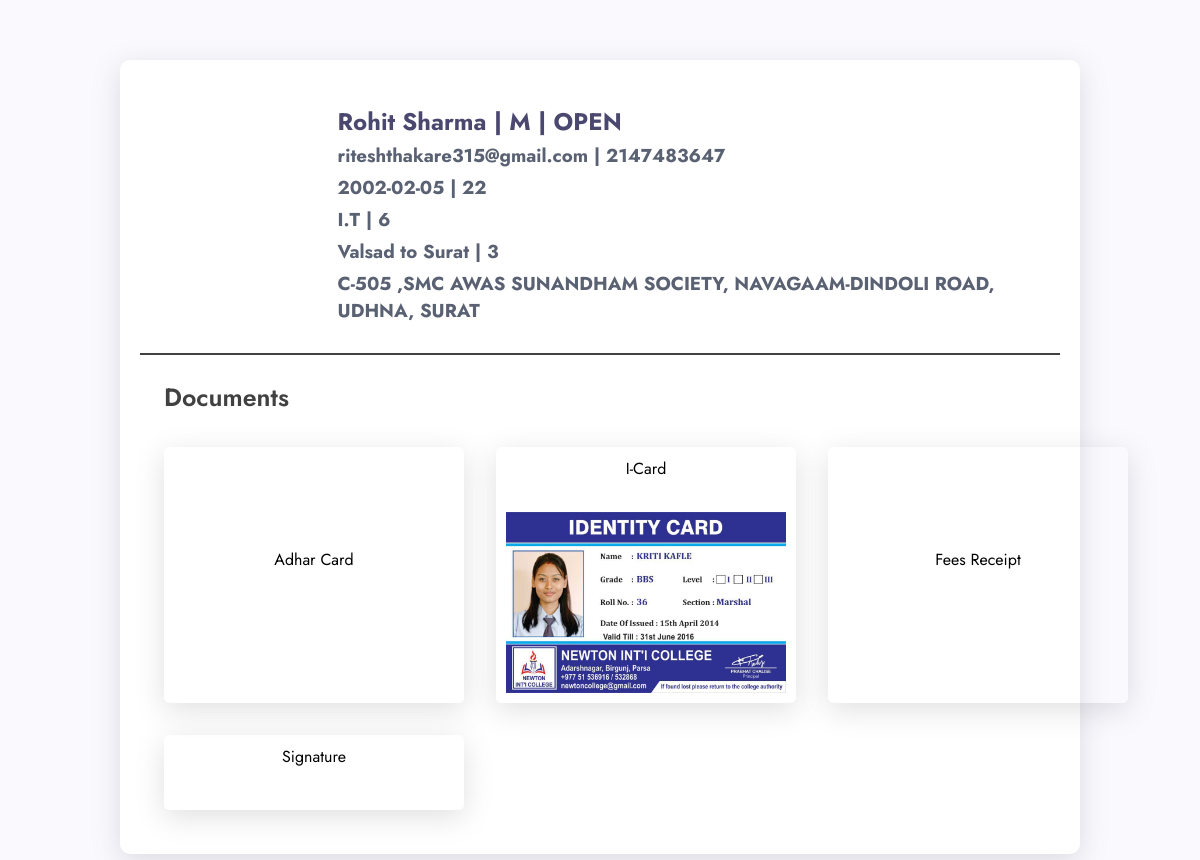
/admin/sir_admins/user_form_view.php?viewform=23, run on the app's committed database.
### tables this page shows
CREATE TABLE `complets_train_forms` (
  `complete_train_form_id` int(11) NOT NULL,
  `train_form_id` int(11) NOT NULL,
  `bus_form_id` int(11) NOT NULL,
  `full_name` varchar(250) NOT NULL,
  `phone` int(11) NOT NULL,
  `email` varchar(250) NOT NULL,
  `dob` date NOT NULL,
  `age` int(11) NOT NULL,
  `cast` varchar(250) NOT NULL,
  `address` text NOT NULL,
  `sem` varchar(200) NOT NULL,
  `department` varchar(250) NOT NULL,
  `gender` varchar(250) NOT NULL,
  `departure` varchar(250) NOT NULL,
  `destination` varchar(250) NOT NULL,
  `months` int(11) NOT NULL,
  `profile_pic` text NOT NULL,
  `adhar_card` text NOT NULL,
  `fees_receipt` text NOT NULL,
  `i_card` text NOT NULL,
  `ration_card` text NOT NULL,
  `signature` text NOT NULL,
  `form_date` timestamp NOT NULL DEFAULT current_timestamp() ON UPDATE current_timestamp(),
  `status` varchar(250) NOT NULL
);

### admin/sir_admins/user_form_view.php (the view, shortened to what this page needs)
<?php
include("db.php");
if (isset($_REQUEST['viewform'])) {
    $id = $_REQUEST['viewform'];
    $sql = "select * from complets_train_forms where complete_train_form_id = '$id'";
    $res = mysqli_query($db, $sql);
    $row = mysqli_fetch_array($res);
}
?>
<!DOCTYPE html>
<html lang="en">
<head>
    <link rel="stylesheet" href="user_form.css">
</head>
<body>
    <div class="form_view">
        <div class="top">
            <div class="profile_pic">
            </div>
            <div class="user_dtl">
                <h2><?php echo $row['full_name']; ?> | <?php echo $row['gender']; ?> | <?php echo $row['cast']; ?></h2>
                <h3><?php echo $row['email']; ?> | <?php echo $row['phone']; ?></h3>
                <h3><?php echo $row['dob']; ?> | <?php echo $row['age']; ?></h3>
                <h3><?php echo $row['department']; ?> | <?php echo $row['sem']; ?></h3>
                <h3><?php echo $row['departure']; ?> to <?php echo $row['destination']; ?> | <?php echo $row['months']; ?>
                </h3>
                <h3><?php echo $row['address']; ?></h3>
            </div>
        </div>
        <div class="bottom">
            <h3>Documents</h3>
            <div class="docs">
                <div class="docs_frame">
                    <div class="doc_title">Adhar Card</div>
                </div>
                <div class="docs_frame">
                    <div class="doc_title">I-Card</div>
                    <img src="images/<?php echo $row['i_card']; ?>" alt="">
                </div>
                <div class="docs_frame">
                    <div class="doc_title">Fees Receipt</div>
                </div>
                <div class="docs_frame">
                    <div class="doc_title">Signature</div>
            </div>
        </div>
    </div>
    </div>
</body>
</html>

### admin/user_form.css (style rules this page uses)
* { margin: 0; padding: 0; box-sizing: border-box; text-decoration: none; font-family: 'Jost', sans-serif; scroll-behavior: smooth; }
:root { --text-color: #414141; --white-color: #ffffff; --hover-text-color: #6b7284; --body-color: #F9F9FE; --epcl-main-color: #FF4C60; --epcl-secondary-color: #65EBE7; --epcl-titles-color: #454360; --epcl-black-color: #4B4870; --epcl-text-color: #596172; --epcl-border-color: #EEEEEE; --epcl-input-bg-color: #F9F9FE; --box-shadow: rgba(100, 100, 111, 0.2) 0px 7px 29px 0px; --header-shadow: rgba(50, 50, 93, 0.25) 0px 50px 100px -20px, rgba(0, 0, 0, 0.3) 0px 30px 60px -30px; }
body, html { width: 100%; height: 100%; }
body { background-color: var(--body-color); overflow-x: hidden; overflow-y: auto; flex-direction: column; }
a, ul li, li, .logo, h3, h2 .title, title, button, input { cursor: pointer; }
.form_view { width: 80%; height: auto; padding: 20px; border-radius: 10px; background: var(--white-color); box-shadow: var(--box-shadow); margin-top: 5%; margin-left: 10%; }
.form_view .top { width: 100%; position: relative; padding: 1.5rem; display: flex; align-items: center; justify-content: space-between; }
.form_view .top .profile_pic { width: 200px; }
.form_view .top .user_dtl h3 { color: var(--epcl-text-color); margin-bottom: 5px; }
.form_view .top .user_dtl h2 { color: var(--epcl-black-color); margin-bottom: 3px; }
.form_view .bottom { width: 100%; position: relative; padding: 1.5rem; height: auto; display: flex; flex-direction: column; gap: 1rem; border-top: 2px solid var(--text-color); }
.form_view .bottom h3 { font-size: 25px; font-weight: 600; color: var(--text-color); }
.form_view .bottom .docs { width: 100%; display: grid; grid-template-columns: auto auto auto; grid-template-rows: auto auto; gap: 2rem; margin-top: 1rem; }
.form_view .bottom .docs .docs_frame { width: 300px; box-shadow: var(--box-shadow); padding: 10px; border-radius: 5px; display: flex; flex-direction: column; gap: 2rem; justify-content: center; position: relative; align-items: start; }
.form_view .bottom .docs .docs_frame .doc_title { width: 100%; text-align: center; }
.form_view .bottom .docs .docs_frame img { width: 100%; object-fit: cover; }

### data on the page
complets_train_forms: full_name "Rohit Sharma", gender "M", cast "OPEN", email "riteshthakare315@gmail.com", phone "2147483647", dob "2002-02-05", age "22", department "I.T", sem "6", departure "Valsad", destination "Surat", months "3", address "C-505 ,SMC AWAS SUNANDHAM SOCIETY, NAVAGAAM-DINDOLI ROAD, UDHNA, SURAT", i_card (picture)
